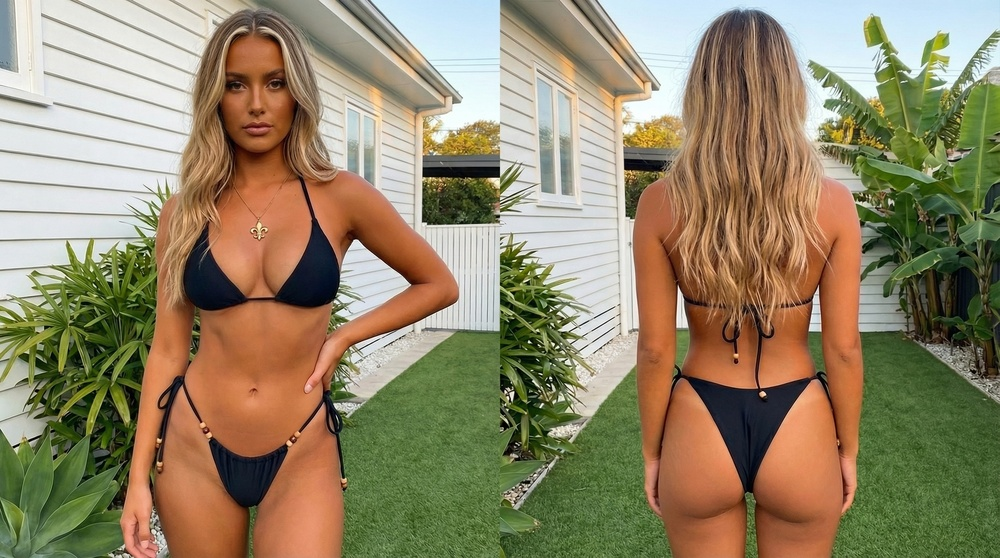
#> input picture models/aria/base.jpeg, 1000 x 558 px, shrunk from 2752 x 1536 before the run, found by its file name
$ python generate_school_bikini_concepts.py
#> lines starting #> are read from the running program, lines starting #| are printed output that depends on the picture
from google import genai
from google.genai import types
from PIL import Image
import os
from dotenv import load_dotenv
from datetime import datetime

# Load environment variables
load_dotenv('.env.local')
client = genai.Client(api_key=os.getenv('GOOGLE_API_KEY'))

# School configurations with brand colors
schools = {
    'alabama': {
        'name': 'Alabama Crimson Tide',
        'colors': 'crimson red and white',
        'vibe': 'classic Southern elegance, championship energy'
    },
    'auburn': {
        'name': 'Auburn Tigers',
        'colors': 'burnt orange and navy blue',
        'vibe': 'bold tiger stripes, athletic power'
    },
    'georgia': {
        'name': 'Georgia Bulldogs',
        'colors': 'red and black',
        'vibe': 'fierce bulldog attitude, dominant energy'
    },
    'florida': {
        'name': 'Florida Gators',
        'colors': 'orange and blue',
        'vibe': 'swamp attitude, gator scales texture'
    },
    'texas': {
        'name': 'Texas Longhorns',
        'colors': 'burnt orange and white',
        'vibe': 'Texas pride, longhorn bold'
    },
    'ohio_state': {
        'name': 'Ohio State Buckeyes',
        'colors': 'scarlet red and gray',
        'vibe': 'block O, buckeye leaf accents'
    },
    'michigan': {
        'name': 'Michigan Wolverines',
        'colors': 'maize yellow and blue',
        'vibe': 'classic M, wolverine fierce'
    },
    'tennessee': {
        'name': 'Tennessee Volunteers',
        'colors': 'bright orange and white',
        'vibe': 'Smokey checkerboard pattern, Vol energy'
    },
    'clemson': {
        'name': 'Clemson Tigers',
        'colors': 'orange and purple',
        'vibe': 'tiger paw prints, championship swagger'
    },
    'usc': {
        'name': 'USC Trojans',
        'colors': 'cardinal red and gold',
        'vibe': 'Trojan warrior, LA luxury'
    }
}

# Beach setting for photoshoot
beach_setting = {
    'location': 'Wailea Beach, Maui',
    'description': 'pristine golden sand beach, calm turquoise water, luxury resort setting, palm trees, golden hour lighting'
}

# Pose variations
poses = [
    "standing confidently facing camera, hand on hip",
    "walking along shoreline, looking back over shoulder",
    "sitting on sand, legs extended, relaxed pose"
]

def generate_school_bikini(school_key, pose_idx, aria_references, output_folder='bikinis'):
    """Generate bikini design concept for a specific school"""

    school = schools[school_key]
    pose = poses[pose_idx]

    school_folder = f"{output_folder}/{school['name'].replace(' ', '_')}"
    os.makedirs(school_folder, exist_ok=True)

    # Prompt to generate new bikini design concepts
    prompt = f"""CRITICAL: These reference images show the SAME WOMAN from multiple angles. You MUST keep her EXACT identity.

KEEP IDENTICAL (DO NOT CHANGE):
- Her exact facial features (eyes, nose, mouth, face shape)
- Her exact eye color
- Her exact hair color and style (blonde with highlights)
- Her exact skin tone
- Her exact body type and physique

ONLY CHANGE:
- Background: {beach_setting['location']} - {beach_setting['description']}
- Outfit: Create a NEW ORIGINAL {school['name']} gameday luxury bikini design
- Pose: {pose}

BIKINI DESIGN BRIEF:
School: {school['name']}
Colors: {school['colors']}
Style Vibe: {school['vibe']}

Design a stylish, athletic luxury bikini that represents {school['name']}. Use {school['colors']} creatively. Can include:
- Team color patterns (stripes, color blocking, gradients)
- Subtle logo placements
- Athletic luxury aesthetic
- Gameday ready but fashion-forward
- High-quality materials look (metallic accents, chain details, modern cuts)

Make it look like a premium sportswear brand designed a gameday bikini. Instagram-worthy, professional beach photoshoot quality.

This is the SAME PERSON in a different outfit. Maintain 100% facial identity consistency."""

    try:
        response = client.models.generate_content(
            model="gemini-3-pro-image-preview",
            contents=aria_references + [prompt],
            config=types.GenerateContentConfig(
                response_modalities=['IMAGE'],
                image_config=types.ImageConfig(
                    aspect_ratio="2:3",
                    image_size="2K"
                )
            )
        )

        # Save generated image
        for part in response.parts:
            if image := part.as_image():
                timestamp = datetime.now().strftime('%Y%m%d_%H%M%S')
                filename = f"{school_key}_concept_pose{pose_idx+1}_{timestamp}.png"
                output_path = f"{school_folder}/{filename}"
                image.save(output_path)
                return output_path

        return None

    except Exception as e:
        print(f"    ✗ Error: {str(e)[:100]}")
        return None

def generate_all_schools(num_poses=3):
    """Generate bikini concepts for all schools"""
#> called with num_poses = 3

    print("\n" + "="*60)
    print("ARIA - COLLEGE GAMEDAY BIKINI COLLECTION")
    print(f"{len(schools)} Schools × {num_poses} Designs Each")
    print("="*60)

    # Load Aria reference images
    print("\nLoading Aria's reference images...")
    aria_references = [
        Image.open('models/aria/base.jpeg'),
        Image.open('models/aria/face_variations/neutral.jpeg'),
        Image.open('models/aria/face_variations/smile_soft.jpeg'),
        Image.open('models/aria/face_variations/smile_teeth.jpeg'),
        Image.open('models/aria/face_variations/threequarter_left.jpeg'),
        Image.open('models/aria/face_variations/threequarter_right.jpeg')
    ]
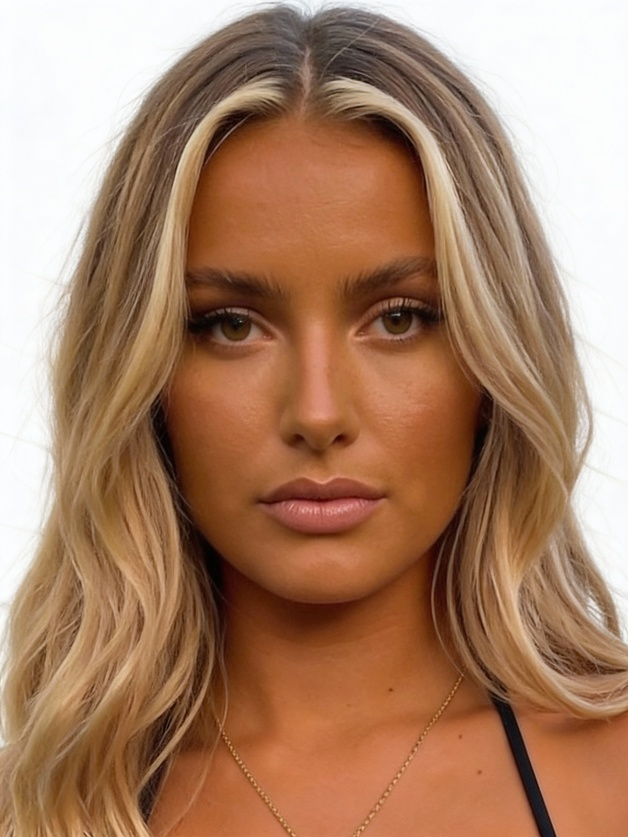
#> input picture models/aria/face_variations/neutral.jpeg, 628 x 837 px, shrunk from 1728 x 2304 before the run, found by its file name
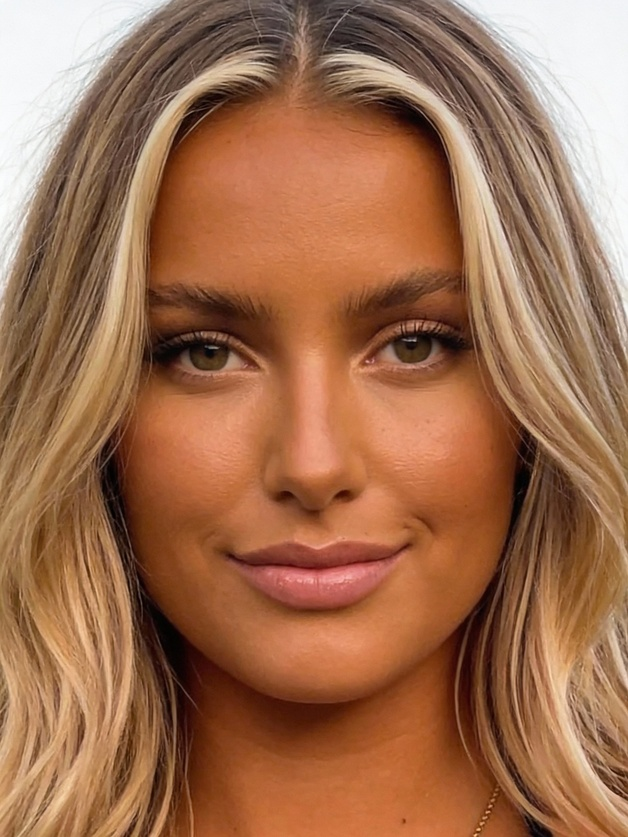
#> input picture models/aria/face_variations/smile_soft.jpeg, 628 x 837 px, shrunk from 1728 x 2304 before the run, found by its file name
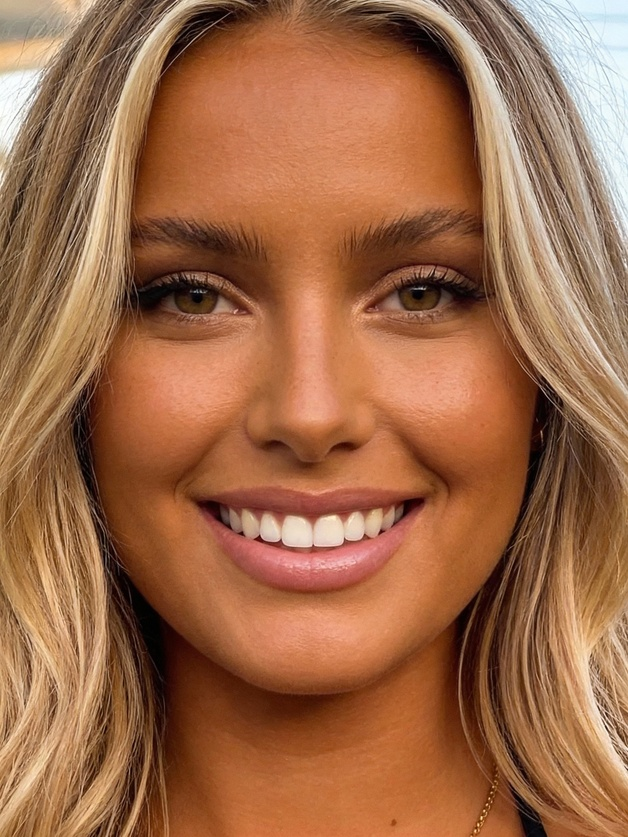
#> input picture models/aria/face_variations/smile_teeth.jpeg, 628 x 837 px, shrunk from 1728 x 2304 before the run, found by its file name
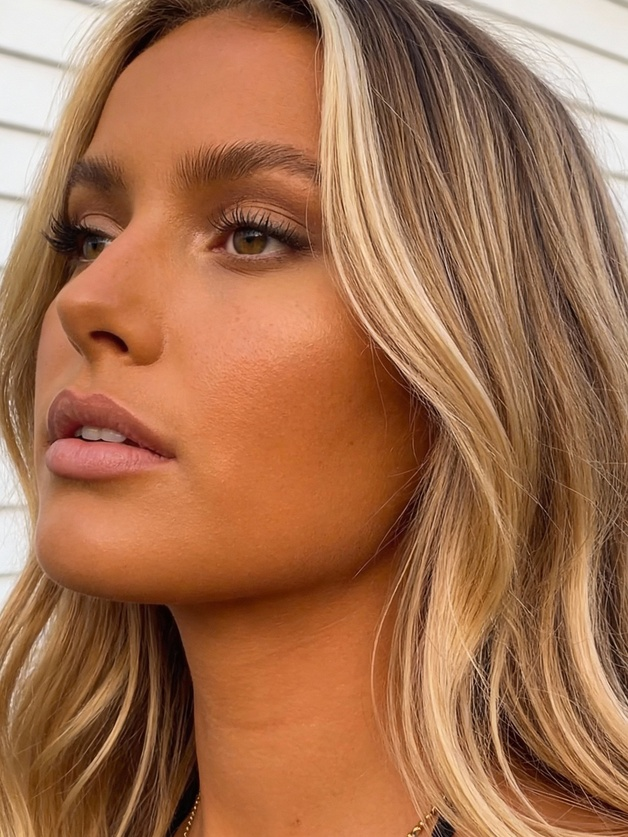
#> input picture models/aria/face_variations/threequarter_left.jpeg, 628 x 837 px, shrunk from 1728 x 2304 before the run, found by its file name
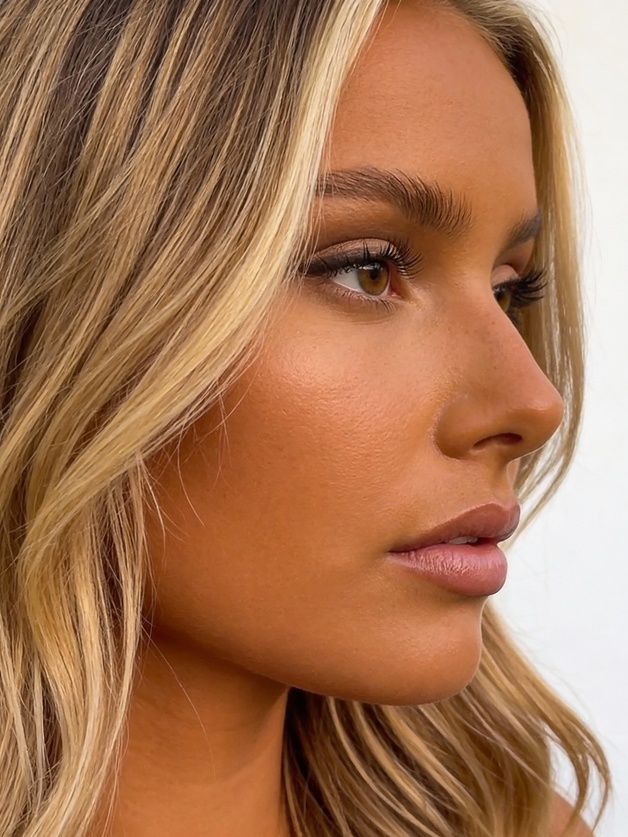
#> input picture models/aria/face_variations/threequarter_right.jpeg, 628 x 837 px, shrunk from 1728 x 2304 before the run, found by its file name
    print(f"✓ Loaded {len(aria_references)} reference images\n")
#| ✓ Loaded 6 reference images

    results = {}

    for school_key, school_info in schools.items():
        print(f"\n{'='*60}")
        print(f"{school_info['name']}")
        print(f"Colors: {school_info['colors']}")
        print(f"{'='*60}\n")

        school_results = []

        for pose_idx in range(num_poses):
            print(f"  [{pose_idx+1}/{num_poses}] {poses[pose_idx][:50]}...")

            output_path = generate_school_bikini(school_key, pose_idx, aria_references)

            if output_path:
                print(f"        ✓ {output_path.split('/')[-1]}")
                school_results.append(output_path)
            else:
                print(f"        ✗ Failed")

        results[school_key] = school_results
        print(f"\n  ✓ Generated {len(school_results)}/{num_poses} for {school_info['name']}")
#> after the loop, results = 10 items

    print("\n" + "="*60)
    print("GENERATION COMPLETE")
    print("="*60 + "\n")

    for school_key, paths in results.items():
        school_name = schools[school_key]['name']
        print(f"✓ {school_name}: {len(paths)} designs")
#> this loop made 10 passes
#> (school_key, school_name) on passes 1 to 10: ('alabama', 'Alabama Crimson Tide'), ('auburn', 'Auburn Tigers'), ('georgia', 'Georgia Bulldogs'), ('florida', 'Florida Gators'), ('texas', 'Texas Longhorns'), ('ohio_state', 'Ohio State Buckeyes'), ('michigan', 'Michigan Wolverines'), ('tennessee', 'Tennessee Volunteers'), ('clemson', 'Clemson Tigers'), ('usc', 'USC Trojans')
#| ✓ Alabama Crimson Tide: 0 designs
#| ✓ Auburn Tigers: 0 designs
#| ✓ Georgia Bulldogs: 0 designs
#| ✓ Florida Gators: 0 designs
#| ✓ Texas Longhorns: 0 designs
#| ✓ Ohio State Buckeyes: 0 designs
#| ✓ Michigan Wolverines: 0 designs
#| ✓ Tennessee Volunteers: 0 designs
#> (further printed lines are left out)

    total = sum(len(p) for p in results.values())
#> total = 0
    print(f"\nTotal: {total} bikini design concepts generated\n")
#| Total: 0 bikini design concepts generated

    return results

if __name__ == "__main__":
    # Generate 3 designs per school for all 10 schools = 30 total designs
    generate_all_schools(num_poses=3)
